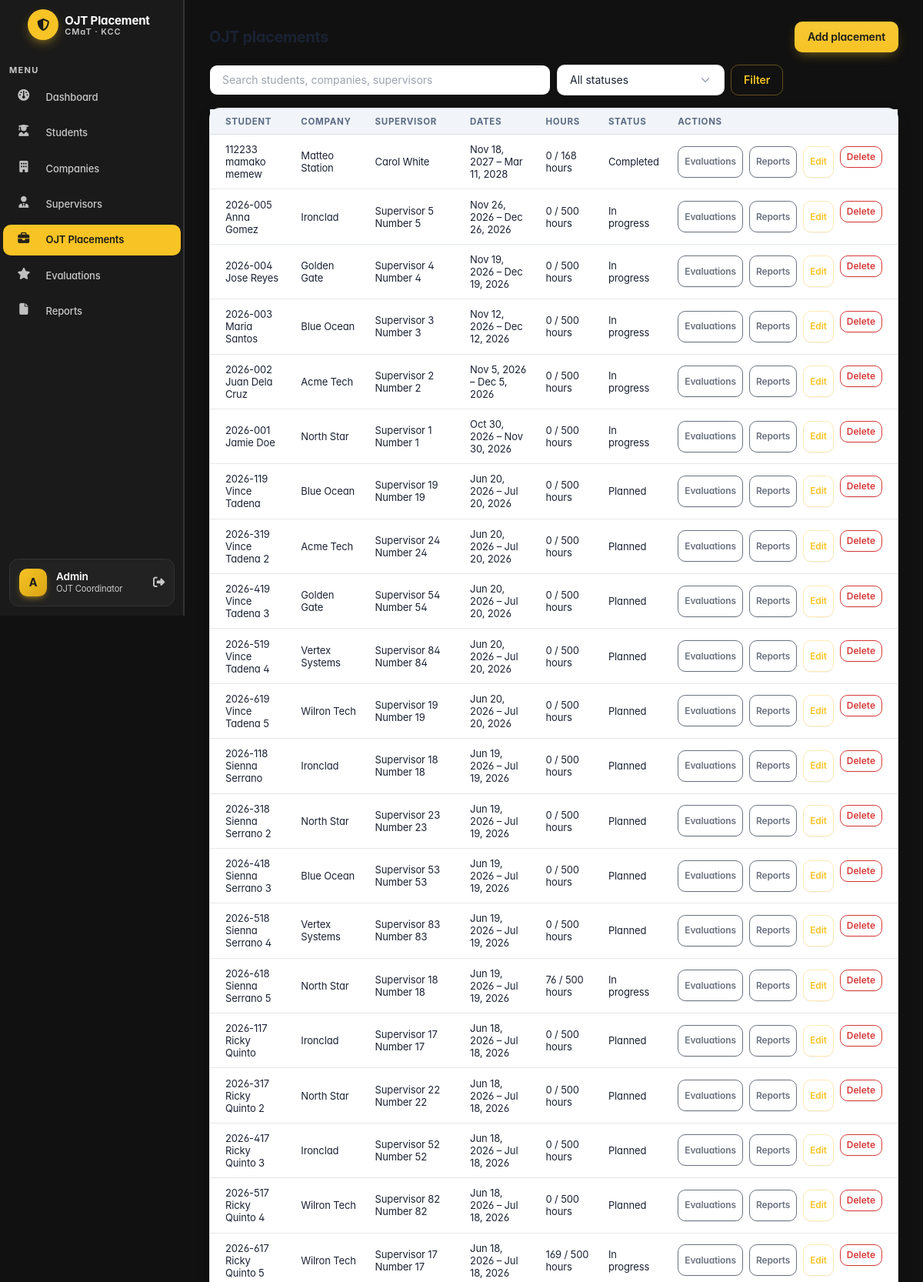
The app's page /placements/ (signed in, upper part) with its own data.
### apps/placements/models.py (models this page shows, shortened)
class Placement(models.Model):
    class Status(models.TextChoices):
        PLANNED = 'planned', 'Planned'
        IN_PROGRESS = 'in_progress', 'In progress'
        COMPLETED = 'completed', 'Completed'
        CANCELLED = 'cancelled', 'Cancelled'
    student = models.ForeignKey(Student, on_delete=models.PROTECT, related_name='placements')
    company = models.ForeignKey(Company, on_delete=models.PROTECT, related_name='placements')
    supervisor = models.ForeignKey(
        Supervisor,
        on_delete=models.PROTECT,
        related_name='placements',
        blank=True,
        null=True,
    )
    start_date = models.DateField()
    end_date = models.DateField()
    required_hours = models.PositiveIntegerField(default=500)
    completed_hours = models.PositiveIntegerField(default=0)
    status = models.CharField(max_length=20, choices=Status.choices, default=Status.PLANNED)
    class Meta:
        ordering = ['-start_date', 'student__last_name', 'student__first_name']

### apps/students/models.py (models this page shows, shortened)
class Student(models.Model):
    student_number = models.CharField(max_length=20, unique=True)
    first_name = models.CharField(max_length=50)
    last_name = models.CharField(max_length=50)
    email = models.EmailField(max_length=100, blank=True)
    contact_no = models.CharField(max_length=20, blank=True)
    department = models.ForeignKey(Department, on_delete=models.PROTECT, related_name='students')
    age = models.PositiveSmallIntegerField(
        null=True,
        blank=True,
        validators=[MinValueValidator(19), MaxValueValidator(30)],
    )
    sex = models.CharField(max_length=10, blank=True, choices=[('M', 'Male'), ('F', 'Female')])
    class Meta:
        ordering = ['last_name', 'first_name']

### apps/companies/models.py (models this page shows, shortened)
class Company(models.Model):
    company_name = models.CharField(max_length=150)
    address = models.CharField(max_length=255, blank=True)
    contact_person = models.CharField(max_length=100, blank=True)
    contact_no = models.CharField(max_length=20, blank=True)
    email = models.EmailField(max_length=100, blank=True)
    class Meta:
        ordering = ['company_name']

### apps/supervisors/models.py (models this page shows, shortened)
class Supervisor(models.Model):
    class Type(models.TextChoices):
        SCHOOL = 'School', 'School'
        COMPANY = 'Company', 'Company'
    supervisor_id = models.AutoField(primary_key=True)
    first_name = models.CharField(max_length=50)
    last_name = models.CharField(max_length=50)
    supervisor_type = models.CharField(max_length=7, choices=Type.choices)
    email = models.EmailField(max_length=100, blank=True, null=True)
    contact_no = models.CharField(max_length=20, blank=True, null=True)
    company = models.ForeignKey(
        Company,
        on_delete=models.PROTECT,
        blank=True,
        null=True,
        related_name='supervisors',
    )
    department = models.ForeignKey(
        Department,
        on_delete=models.PROTECT,
        blank=True,
        null=True,
        related_name='supervisors',
    )
    class Meta:
        ordering = ['last_name', 'first_name']

### apps/placements/views.py (the view, shortened to what this page needs)
# urls.py: path('', views.placement_list, name='list'),
@login_required(login_url='login')
def placement_list(request):
    query = request.GET.get('q', '').strip()
    status = request.GET.get('status', '')
    placements = Placement.objects.select_related('student', 'company', 'supervisor')
    if status in Placement.Status.values:
        placements = placements.filter(status=status)
    return render(request, 'placements/placement_list.html', {
        'placements': placements,
        'query': query,
        'selected_status': status,
        'statuses': Placement.Status.choices,
    })

### apps/context_processors.py (called while the page is built)
def placement_context(request):
    first_placement_id = None
    try:
        from apps.placements.models import Placement
        first_placement = Placement.objects.order_by('-start_date').first()
        if first_placement is not None:
            first_placement_id = first_placement.pk
    except Exception:
        first_placement_id = None
    return {'first_placement_id': first_placement_id}

def student_context(request):
    is_student = False
    if request.user.is_authenticated:
        email = getattr(request.user, 'email', '') or ''
        if email:
            from apps.students.models import Student
            is_student = Student.objects.filter(email__iexact=email).exists()
    return {'is_student': is_student}

def supervisor_context(request):
    is_supervisor = False
    if request.user.is_authenticated:
        email = getattr(request.user, 'email', '') or ''
        if email:
            from apps.supervisors.models import Supervisor
            is_supervisor = Supervisor.objects.filter(email__iexact=email).exists()
    return {'is_supervisor': is_supervisor}

### templates/placements/placement_list.html (shortened to what this page needs)
{% extends "theme/base.html" %}
{% block content %}
<div class="container-xl">
  <div class="page-header d-print-none mb-3">
    <div class="row align-items-center">
      <div class="col"><h2 class="page-title">OJT placements</h2></div>
      <div class="col-auto"><a class="btn btn-primary" href="{% url 'placements:create' %}">Add placement</a></div>
    </div>
  </div>
  <form method="get" class="row g-2 mb-3">
    <div class="col-sm-6">
      <input class="form-control" type="search" name="q" value="{{ query }}" placeholder="Search students, companies, supervisors">
    </div>
    <div class="col-sm-3">
      <select class="form-select" name="status">
        <option value="">All statuses</option>
      </select>
    </div>
    <div class="col-auto"><button class="btn btn-outline-primary" type="submit">Filter</button></div>
  </form>
  <div class="card">
    <div class="table-responsive">
      <table class="table table-vcenter card-table">
        <thead><tr><th>Student</th><th>Company</th><th>Supervisor</th><th>Dates</th><th>Hours</th><th>Status</th><th class="w-1">Actions</th></tr></thead>
        <tbody>
          {% for placement in placements %}
          <tr>
            <td>{{ placement.student.student_number }}<br>{{ placement.student.first_name }} {{ placement.student.last_name }}</td>
            <td>{{ placement.company.company_name }}</td>
            <td>{% if placement.supervisor %}{{ placement.supervisor.first_name }} {{ placement.supervisor.last_name }}{% else %}—{% endif %}</td>
            <td>{{ placement.start_date|date:"M j, Y" }} – {{ placement.end_date|date:"M j, Y" }}</td>
            <td>{{ placement.completed_hours }} / {{ placement.required_hours }} hours</td>
            <td>{{ placement.get_status_display }}</td>
            <td><div class="d-flex gap-2">
              <a class="btn btn-sm btn-outline-secondary" href="{% url 'placements:evaluation_list' placement.pk %}">Evaluations</a>
              <a class="btn btn-sm btn-outline-secondary" href="{% url 'placements:report_list' placement.pk %}">Reports</a>
              <a class="btn btn-sm btn-outline-primary" href="{% url 'placements:update' placement.pk %}">Edit</a>
              <form method="post" action="{% url 'placements:delete' placement.pk %}" onsubmit="return confirm('Delete this placement?');">
                {% csrf_token %}<button class="btn btn-sm btn-outline-danger" type="submit">Delete</button>
              </form>
            </div></td>
          </tr>
          {% empty %}<tr><td colspan="7" class="text-center text-muted p-4">No placements found.</td></tr>{% endfor %}
        </tbody>
      </table>
    </div>
  </div>
</div>
{% endblock %}

### templates/theme/sidebar.html (shortened to what this page needs)
<aside class="navbar navbar-vertical navbar-expand-lg navbar-dark dh-sidebar">
  <div class="container-fluid">
    <div class="navbar-brand navbar-brand-autodark dh-brand">
      <a href="{% url 'dashboard' %}" class="d-flex align-items-center gap-2 text-decoration-none">
        <span class="dh-brand-mark">
          <i class="fa-solid fa-shield-halved"></i>
        </span>
        <span class="lh-1">
          <span class="dh-brand-name">OJT Placement</span>
          <span class="dh-brand-sub">CMaT · KCC</span>
        </span>
      </a>
    </div>
    <div class="collapse navbar-collapse" id="sidebar-menu">
      <ul class="navbar-nav pt-lg-2 py-lg-2">
        <li class="nav-item">
          <span class="dh-nav-section">MENU</span>
        </li>
        <li class="nav-item mb-1">
          <a
            class="nav-link {% if request.resolver_match.url_name == 'dashboard' %}active{% endif %}"
            href="{% url 'dashboard' %}"
            aria-current="{% if request.resolver_match.url_name == 'dashboard' %}page{% else %}false{% endif %}"
          >
            <span class="nav-link-icon d-md-none d-lg-inline-block">
              <i class="fa fa-dashboard"></i>
            </span>
            <span class="nav-link-title">Dashboard</span>
          </a>
        </li>
        <li class="nav-item mb-1">
          <a
            class="nav-link {% if request.resolver_match.app_name == 'students' %}active{% endif %}"
            href="{% url 'students:list' %}"
            aria-current="{% if request.resolver_match.app_name == 'students' %}page{% else %}false{% endif %}"
          >
            <span class="nav-link-icon d-md-none d-lg-inline-block">
              <i class="fas fa-user-graduate"></i>
            </span>
            <span class="nav-link-title">Students</span>
          </a>
        </li>
        <li class="nav-item mb-1">
          <a
            class="nav-link {% if request.resolver_match.app_name == 'companies' %}active{% endif %}"
            href="{% url 'companies:list' %}"
            aria-current="{% if request.resolver_match.app_name == 'companies' %}page{% else %}false{% endif %}"
          >
            <span class="nav-link-icon d-md-none d-lg-inline-block">
              <i class="fas fa-building"></i>
            </span>
            <span class="nav-link-title">Companies</span>
          </a>
        </li>
        <li class="nav-item mb-1">
          <a
            class="nav-link {% if request.resolver_match.app_name == 'supervisors' %}active{% endif %}"
            href="{% url 'supervisors:list' %}"
            aria-current="{% if request.resolver_match.app_name == 'supervisors' %}page{% else %}false{% endif %}"
          >
            <span class="nav-link-icon d-md-none d-lg-inline-block">
              <i class="fas fa-user-tie"></i>
            </span>
            <span class="nav-link-title">Supervisors</span>
          </a>
        </li>
        <li class="nav-item mb-1">
          <a
            class="nav-link {% if request.resolver_match.app_name == 'placements' %}active{% endif %}"
            href="{% url 'placements:list' %}"
            aria-current="{% if request.resolver_match.app_name == 'placements' %}page{% else %}false{% endif %}"
          >
            <span class="nav-link-icon d-md-none d-lg-inline-block">
              <i class="fa fa-briefcase"></i>
            </span>
            <span class="nav-link-title">OJT Placements</span>
          </a>
        </li>
        {% if first_placement_id %}
        <li class="nav-item mb-1">
          <a
            class="nav-link {% if request.resolver_match.url_name == 'evaluation_list' %}active{% endif %}"
            href="{% url 'placements:evaluation_list' first_placement_id %}"
            aria-current="{% if request.resolver_match.url_name == 'evaluation_list' %}page{% else %}false{% endif %}"
          >
            <span class="nav-link-icon d-md-none d-lg-inline-block">
              <i class="fa fa-star"></i>
            </span>
            <span class="nav-link-title">Evaluations</span>
          </a>
        </li>
        {% endif %}
        {% if first_placement_id %}
        <li class="nav-item mb-1">
          <a
            class="nav-link {% if request.resolver_match.url_name == 'report_list' %}active{% endif %}"
            href="{% url 'placements:report_list' first_placement_id %}"
            aria-current="{% if request.resolver_match.url_name == 'report_list' %}page{% else %}false{% endif %}"
          >
            <span class="nav-link-icon d-md-none d-lg-inline-block">
              <i class="fa fa-file"></i>
            </span>
            <span class="nav-link-title">Reports</span>
          </a>
        </li>
        {% endif %}
      </ul>
      <div class="dh-nav-sidebar-footer">
        <div class="dh-user-card">
          <span class="dh-avatar">{{ request.user.first_name|first|upper|default:"A" }}</span>
          <div class="dh-user-meta">
            <span class="dh-user-name">{{ request.user.get_full_name|default:"Admin" }}</span>
            <span class="dh-user-role">OJT Coordinator</span>
          </div>
          <a class="dh-user-logout" href="{% url 'logout' %}" title="Sign out">
            <i class="fa fa-sign-out-alt"></i>
          </a>
        </div>
      </div>
    </div>
  </div>
</aside>

### records on screen
Placement: student.student_number "112233", student.first_name "mamako", student.last_name "memew", company.company_name "Matteo Station", supervisor.first_name "Carol", supervisor.last_name "White", start_date "Nov 18, 2027", end_date "Mar 11, 2028", completed_hours "0", required_hours "168", status "Completed"
Placement: student.student_number "2026-005", student.first_name "Anna", student.last_name "Gomez", company.company_name "Ironclad", supervisor.first_name "Supervisor 5", supervisor.last_name "Number 5", start_date "Nov 26, 2026", end_date "Dec 26, 2026", completed_hours "0", required_hours "500", status "In progress"
Placement: student.student_number "2026-004", student.first_name "Jose", student.last_name "Reyes", company.company_name "Golden Gate", supervisor.first_name "Supervisor 4", supervisor.last_name "Number 4", start_date "Nov 19, 2026", end_date "Dec 19, 2026", completed_hours "0", required_hours "500", status "In progress"
Placement: student.student_number "2026-003", student.first_name "Maria", student.last_name "Santos", company.company_name "Blue Ocean", supervisor.first_name "Supervisor 3", supervisor.last_name "Number 3", start_date "Nov 12, 2026", end_date "Dec 12, 2026", completed_hours "0", required_hours "500", status "In progress"
Placement: student.student_number "2026-002", student.first_name "Juan", student.last_name "Dela Cruz", company.company_name "Acme Tech", supervisor.first_name "Supervisor 2", supervisor.last_name "Number 2", start_date "Nov 5, 2026", end_date "Dec 5, 2026", completed_hours "0", required_hours "500", status "In progress"
Placement: student.student_number "2026-001", student.first_name "Jamie", student.last_name "Doe", company.company_name "North Star", supervisor.first_name "Supervisor 1", supervisor.last_name "Number 1", start_date "Oct 30, 2026", end_date "Nov 30, 2026", completed_hours "0", required_hours "500", status "In progress"
Placement: student.student_number "2026-119", student.first_name "Vince", student.last_name "Tadena", company.company_name "Blue Ocean", supervisor.first_name "Supervisor 19", supervisor.last_name "Number 19", start_date "Jun 20, 2026", end_date "Jul 20, 2026", completed_hours "0", required_hours "500", status "Planned"
Placement: student.student_number "2026-319", student.first_name "Vince", student.last_name "Tadena 2", company.company_name "Acme Tech", supervisor.first_name "Supervisor 24", supervisor.last_name "Number 24", start_date "Jun 20, 2026", end_date "Jul 20, 2026", completed_hours "0", required_hours "500", status "Planned"
Placement: student.student_number "2026-419", student.first_name "Vince", student.last_name "Tadena 3", company.company_name "Golden Gate", supervisor.first_name "Supervisor 54", supervisor.last_name "Number 54", start_date "Jun 20, 2026", end_date "Jul 20, 2026", completed_hours "0", required_hours "500", status "Planned"
Placement: student.student_number "2026-519", student.first_name "Vince", student.last_name "Tadena 4", company.company_name "Vertex Systems", supervisor.first_name "Supervisor 84", supervisor.last_name "Number 84", start_date "Jun 20, 2026", end_date "Jul 20, 2026", completed_hours "0", required_hours "500", status "Planned"
Placement: student.student_number "2026-619", student.first_name "Vince", student.last_name "Tadena 5", company.company_name "Wilron Tech", supervisor.first_name "Supervisor 19", supervisor.last_name "Number 19", start_date "Jun 20, 2026", end_date "Jul 20, 2026", completed_hours "0", required_hours "500", status "Planned"
Placement: student.student_number "2026-118", student.first_name "Sienna", student.last_name "Serrano", company.company_name "Ironclad", supervisor.first_name "Supervisor 18", supervisor.last_name "Number 18", start_date "Jun 19, 2026", end_date "Jul 19, 2026", completed_hours "0", required_hours "500", status "Planned"
Placement: student.student_number "2026-318", student.first_name "Sienna", student.last_name "Serrano 2", company.company_name "North Star", supervisor.first_name "Supervisor 23", supervisor.last_name "Number 23", start_date "Jun 19, 2026", end_date "Jul 19, 2026", completed_hours "0", required_hours "500", status "Planned"
Placement: student.student_number "2026-418", student.first_name "Sienna", student.last_name "Serrano 3", company.company_name "Blue Ocean", supervisor.first_name "Supervisor 53", supervisor.last_name "Number 53", start_date "Jun 19, 2026", end_date "Jul 19, 2026", completed_hours "0", required_hours "500", status "Planned"
Placement: student.student_number "2026-518", student.first_name "Sienna", student.last_name "Serrano 4", company.company_name "Vertex Systems", supervisor.first_name "Supervisor 83", supervisor.last_name "Number 83", start_date "Jun 19, 2026", end_date "Jul 19, 2026", completed_hours "0", required_hours "500", status "Planned"
Placement: student.student_number "2026-618", student.first_name "Sienna", student.last_name "Serrano 5", company.company_name "North Star", supervisor.first_name "Supervisor 18", supervisor.last_name "Number 18", start_date "Jun 19, 2026", end_date "Jul 19, 2026", completed_hours "76", required_hours "500", status "In progress"
Placement: student.student_number "2026-117", student.first_name "Ricky", student.last_name "Quinto", company.company_name "Ironclad", supervisor.first_name "Supervisor 17", supervisor.last_name "Number 17", start_date "Jun 18, 2026", end_date "Jul 18, 2026", completed_hours "0", required_hours "500", status "Planned"
Placement: student.student_number "2026-317", student.first_name "Ricky", student.last_name "Quinto 2", company.company_name "North Star", supervisor.first_name "Supervisor 22", supervisor.last_name "Number 22", start_date "Jun 18, 2026", end_date "Jul 18, 2026", completed_hours "0", required_hours "500", status "Planned"
Placement: student.student_number "2026-417", student.first_name "Ricky", student.last_name "Quinto 3", company.company_name "Ironclad", supervisor.first_name "Supervisor 52", supervisor.last_name "Number 52", start_date "Jun 18, 2026", end_date "Jul 18, 2026", completed_hours "0", required_hours "500", status "Planned"
Placement: student.student_number "2026-517", student.first_name "Ricky", student.last_name "Quinto 4", company.company_name "Wilron Tech", supervisor.first_name "Supervisor 82", supervisor.last_name "Number 82", start_date "Jun 18, 2026", end_date "Jul 18, 2026", completed_hours "0", required_hours "500", status "Planned"
Placement: student.student_number "2026-617", student.first_name "Ricky", student.last_name "Quinto 5", company.company_name "Wilron Tech", supervisor.first_name "Supervisor 17", supervisor.last_name "Number 17", start_date "Jun 18, 2026", end_date "Jul 18, 2026", completed_hours "169", required_hours "500", status "In progress"

### other values on screen
{{ request.user.first_name|first|upper|default:"A" }} "A"
{{ request.user.get_full_name|default:"Admin" }} "Admin"
